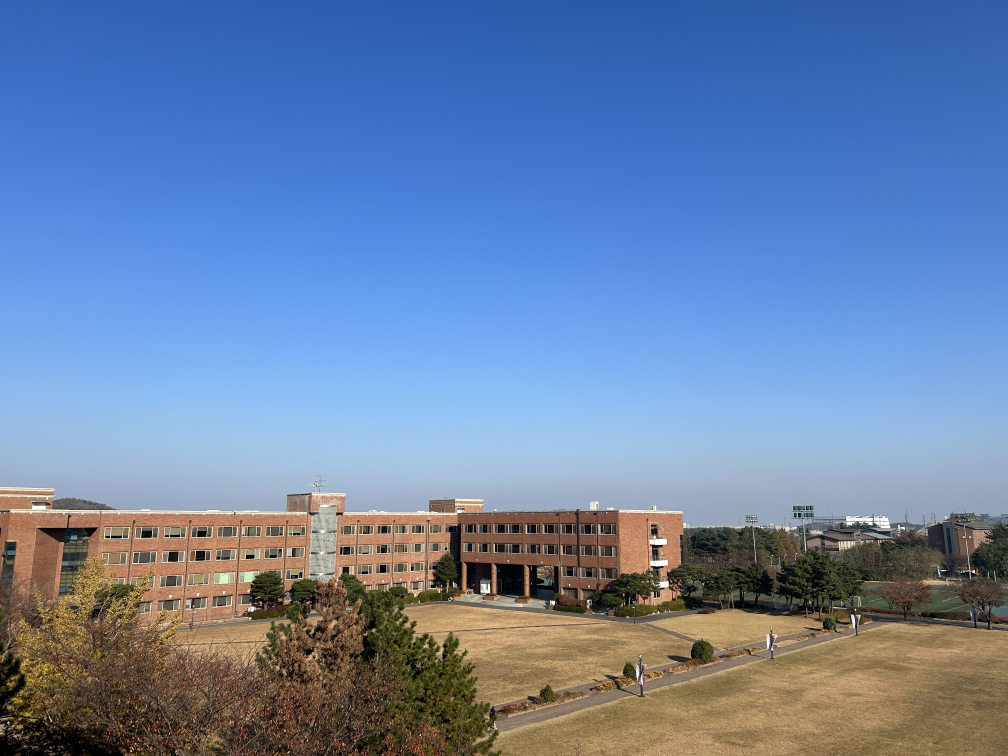
//> input picture files/pano1.JPG, 4032 x 3024 px (shown at 1/4 size)
$ ./Project4   (built with g++ and OpenCV 4)
//> lines starting //> are read from the running program, lines starting //| are printed output that depends on the picture
#include <opencv.hpp>
#include <iostream>
#include <vector>

using namespace cv;
using namespace std;

Mat panorama(Mat img1, Mat img2) {
    Mat gray1, gray2;
    cvtColor(img1, gray1, COLOR_BGR2GRAY);
    cvtColor(img2, gray2, COLOR_BGR2GRAY);

    // 이미지에서 키포인트와 디스크립터 추출
    Ptr<ORB> orbF = ORB::create(1000);
    vector<KeyPoint> keypoints1, keypoints2;
    Mat descriptors1, descriptors2;

    orbF->detectAndCompute(gray1, noArray(), keypoints1, descriptors1);
    orbF->detectAndCompute(gray2, noArray(), keypoints2, descriptors2);

    // 디스크립터 매칭
    BFMatcher matcher(NORM_HAMMING);
    vector<vector<DMatch>> matches;
    vector<Point2f> goodMatches1, goodMatches2;
    int k = 2;
    matcher.knnMatch(descriptors1, descriptors2, matches, k);

    // 좋은 매치 선별.
    // 윈도우의 경우 nndr = 0.7 권장
    // 맥의 경우 nndr = 0.8 권장
    float nndr = 0.7f;
    for (int j = 0; j < matches.size(); j++) {		// nndr 설정. 유효한 매치 찾기. 거리 비율이 nndr보다 작을 경우 유효. goodMatches에 저장.
        if (matches.at(j).size() == 2 && matches.at(j).at(0).distance <= nndr * matches.at(j).at(1).distance) {
            goodMatches1.push_back(keypoints1[matches[j][0].queryIdx].pt);
            goodMatches2.push_back(keypoints2[matches[j][0].trainIdx].pt);
        }
    }

    // 호모그래피 계산
    Mat H = findHomography(goodMatches2, goodMatches1, RANSAC);

    // img2를 img1의 좌표 공간으로 변환
    Mat result;
    warpPerspective(img2, result, H, Size(img1.cols*3, img1.rows*1.5));

    // 이미지 합치기
    Mat roi_img2(result, Rect(0, 0, img1.cols, img1.rows));
    img1.copyTo(roi_img2);

    return result;
}

int main() {
    Mat img1 = imread("pano1.jpg");
//> img1 is the input picture: 3024 rows x 4032 cols, CV_8UC3; mean B, G, R 167.8, 129.9, 105.1
    Mat img2 = imread("pano2.jpg");
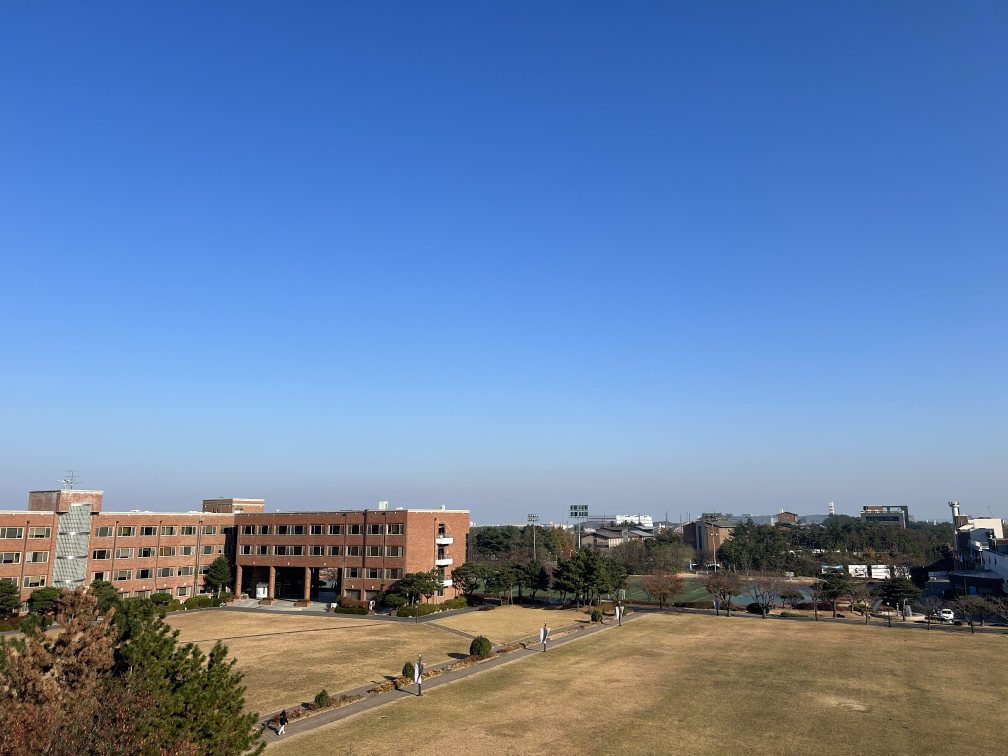
//> input picture files/pano2.JPG, 4032 x 3024 px (shown at 1/4 size)
//> img2 is the input picture: 3024 rows x 4032 cols, CV_8UC3; mean B, G, R 168, 129.3, 103.3
    Mat img3 = imread("pano3.jpg");
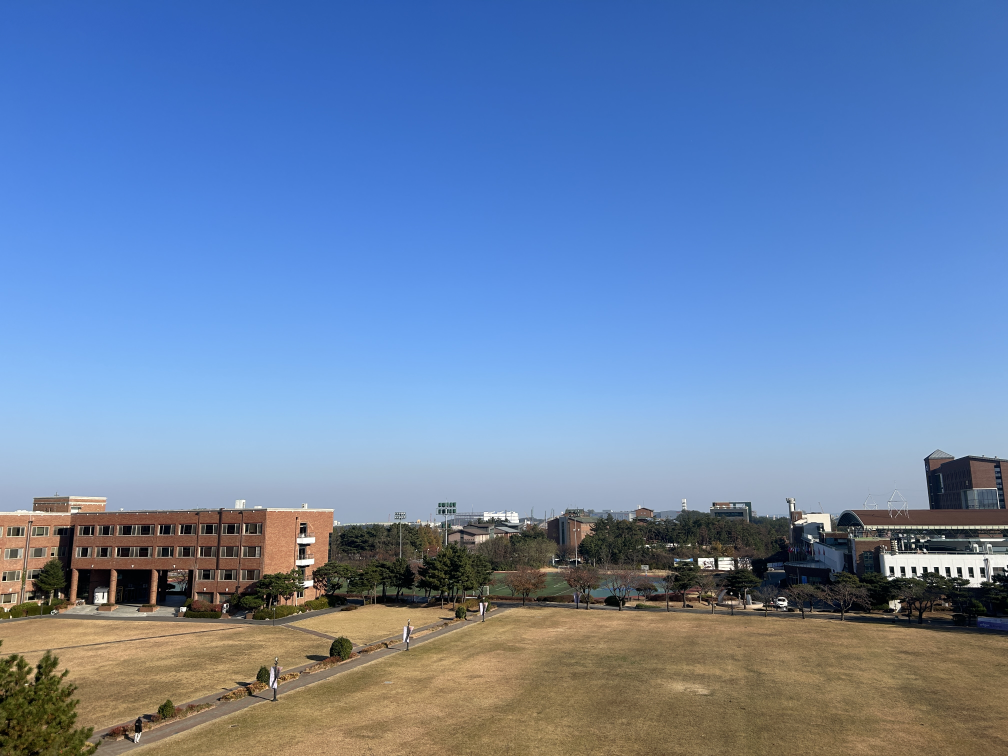
//> input picture files/pano3.JPG, 4032 x 3024 px (shown at 1/4 size)
//> img3 is the input picture: 3024 rows x 4032 cols, CV_8UC3; mean B, G, R 169.7, 131.6, 105.7
    Mat img4 = imread("pano4.jpg");
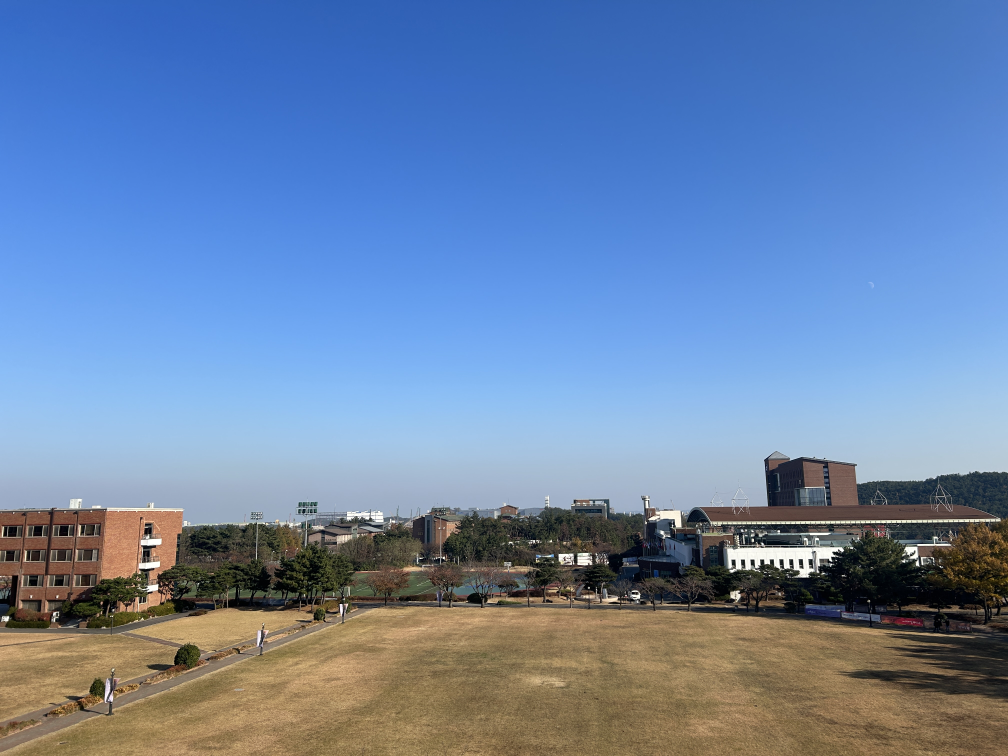
//> input picture files/pano4.JPG, 4032 x 3024 px (shown at 1/4 size)
//> img4 is the input picture: 3024 rows x 4032 cols, CV_8UC3; mean B, G, R 169.7, 131.8, 106.1

    if (img1.empty() || img2.empty() || img3.empty() || img4.empty()) {
        cout << "이미지를 불러올 수 없습니다." << endl;
        return -1;
    }

    // 윈도우의 경우. 이미지가 맥과 다르게 나옴.
    // 맥의 경우 4개의 resize 주석 처리 후, nndr = 0.8로 사용
    // 윈도우의 경우 밑의 코드 사용. 화질은 깨짐. nndr = 0.7 사용
    resize(img1, img1, Size(640, 480));
//> img1: 480 rows x 640 cols, CV_8UC3
    resize(img2, img2, Size(640, 480));
//> img2: 480 rows x 640 cols, CV_8UC3
    resize(img3, img3, Size(640, 480));
//> img3: 480 rows x 640 cols, CV_8UC3
    resize(img4, img4, Size(640, 480));
//> img4: 480 rows x 640 cols, CV_8UC3

    Mat result = panorama(img3, img4);
//> in panorama, `cvtColor(img2, gray2, COLOR_BGR2GRAY);`:
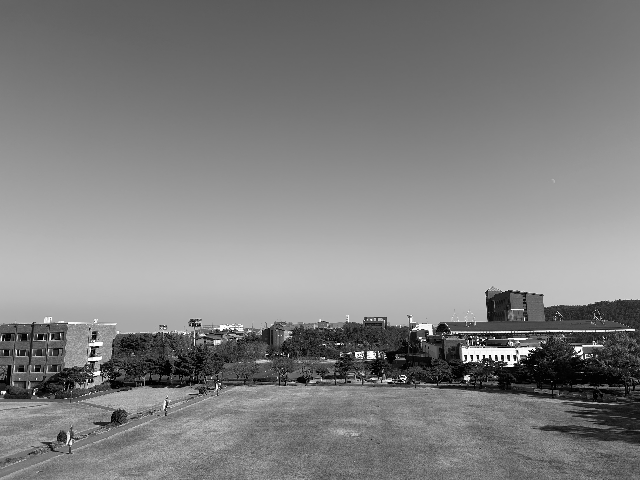
//> gray2: 480 rows x 640 cols, CV_8UC1; min 0, max 255, mean 128.4
//> in panorama, `orbF->detectAndCompute(gray1, noArray(), keypoints1, descriptors1);`: keypoints1 = 997 keypoints; strongest (x, y, size): (587, 362, 31), (497, 384, 31), (580, 362, 31), (566, 362, 31)
//> in panorama, `orbF->detectAndCompute(gray2, noArray(), keypoints2, descriptors2);`: keypoints2 = 1000 keypoints; strongest (x, y, size): (469, 359, 31), (468, 359, 37.2), (466, 359, 31), (487, 357, 31)
//> in panorama, `matcher.knnMatch(descriptors1, descriptors2, matches, k);`: matches = 997 matches
//> after the loop in panorama, `for (int j = 0; j < matches.size(); j++)`: goodMatches1 = 212 Points (x, y), first 12: [550, 334], [587, 292], [461, 354], [468, 354], [527, 336], [141, 387], [561, 352], [565, 385], [472, 384], [197, 356], [305, 383], [175, 436]; goodMatches2 = 212 Points (x, y), first 12: [451, 331], [485, 292], [371, 351], [378, 351], [431, 334], [34, 393], [462, 348], [464, 378], [381, 380], [98.4, 357.6], [216, 384], [71, 444]
//> in panorama, `Mat H = findHomography(goodMatches2, goodMatches1, RANSAC);`: H = [[0.806, 0.0346, 101.8], [-0.0963, 0.947, 20.49], [-0.000318, 4.26e-05, 1]]
    result = panorama(img2, result);
//> in panorama (call 2), `cvtColor(img2, gray2, COLOR_BGR2GRAY);`:
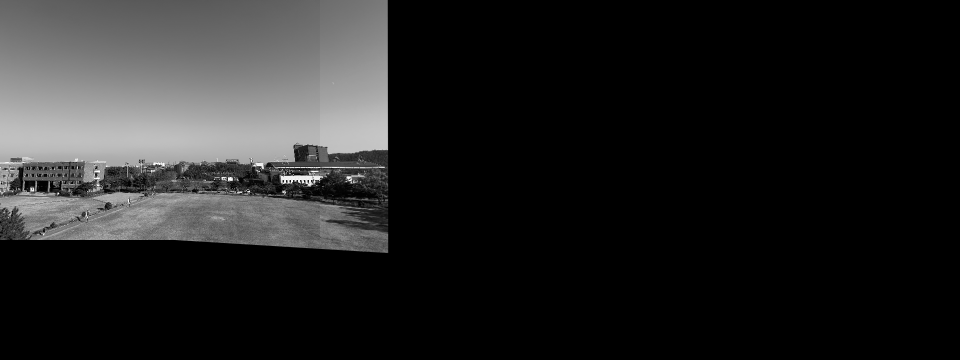
//> gray2: 720 rows x 1920 cols, CV_8UC1 (shown at 1/2 size); min 0, max 255, mean 34.7
//> in panorama (call 2), `orbF->detectAndCompute(gray1, noArray(), keypoints1, descriptors1);`: keypoints1 = 992 keypoints; strongest (x, y, size): (603, 390, 31), (540, 361, 31), (547, 359, 31), (167, 375, 31)
//> in panorama (call 2), `orbF->detectAndCompute(gray2, noArray(), keypoints2, descriptors2);`: keypoints2 = 1000 keypoints; strongest (x, y, size): (587, 362, 31), (497, 384, 31), (580, 362, 31), (566, 362, 31)
//> in panorama (call 2), `matcher.knnMatch(descriptors1, descriptors2, matches, k);`: matches = 992 matches
//> after the loop in panorama (call 2), `for (int j = 0; j < matches.size(); j++)`: goodMatches1 = 148 Points (x, y), first 12: [143, 375], [543, 362], [164, 373], [143, 373], [283, 372], [570, 364], [604, 388], [395, 386], [541, 365], [519, 349], [554, 361], [156, 377]; goodMatches2 = 148 Points (x, y), first 12: [37.2, 376.8], [447, 357], [61.2, 376.8], [37.2, 376.8], [195, 373], [469, 358], [499, 381], [309, 383], [445, 360], [426, 345], [456, 356], [52, 381]
//> in panorama (call 2), `Mat H = findHomography(goodMatches2, goodMatches1, RANSAC);`: H = [[0.801, 0.0198, 104.1], [-0.0876, 0.92, 26.15], [-0.000287, 2.36e-06, 1]]
    result = panorama(img1, result);
//> in panorama (call 3), `cvtColor(img2, gray2, COLOR_BGR2GRAY);`:
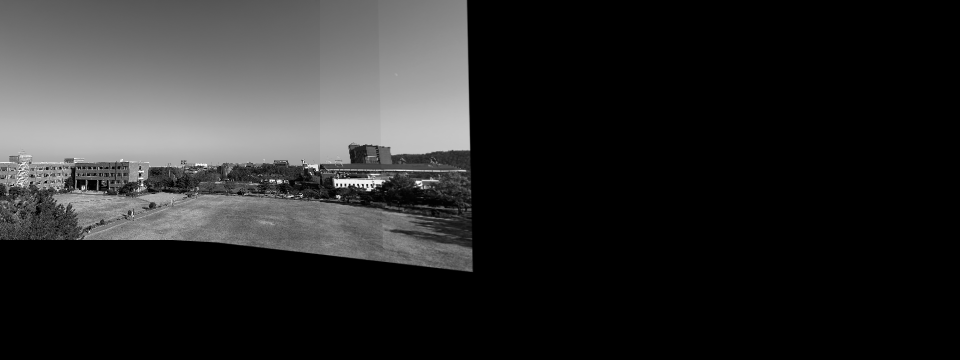
//> gray2: 720 rows x 1920 cols, CV_8UC1 (shown at 1/2 size); min 0, max 255, mean 42.1
//> in panorama (call 3), `orbF->detectAndCompute(gray1, noArray(), keypoints1, descriptors1);`: keypoints1 = 1000 keypoints; strongest (x, y, size): (176, 350, 31), (188, 367, 31), (351, 383, 31), (241, 348, 31)
//> in panorama (call 3), `orbF->detectAndCompute(gray2, noArray(), keypoints2, descriptors2);`: keypoints2 = 1000 keypoints; strongest (x, y, size): (603, 390, 31), (540, 361, 31), (547, 359, 31), (167, 375, 31)
//> in panorama (call 3), `matcher.knnMatch(descriptors1, descriptors2, matches, k);`: matches = 1000 matches
//> after the loop in panorama (call 3), `for (int j = 0; j < matches.size(); j++)`: goodMatches1 = 112 Points (x, y), first 12: [421, 373], [263, 378], [422, 343], [598, 362], [539, 332], [420, 360], [540, 344], [422, 356], [300, 334], [504, 326], [299, 374], [288, 371]; goodMatches2 = 112 Points (x, y), first 12: [283, 372], [115.2, 381.6], [286, 343], [440, 358], [392, 331], [284, 359], [392, 343], [285, 356], [159, 336], [362, 326], [156, 377], [145.2, 373.2]
//> in panorama (call 3), `Mat H = findHomography(goodMatches2, goodMatches1, RANSAC);`: H = [[0.789, 0.156, 127.3], [-0.15, 1.09, -1.29], [-0.000483, 0.00029, 1]]
//> in panorama (call 3), `img1.copyTo(roi_img2);`:
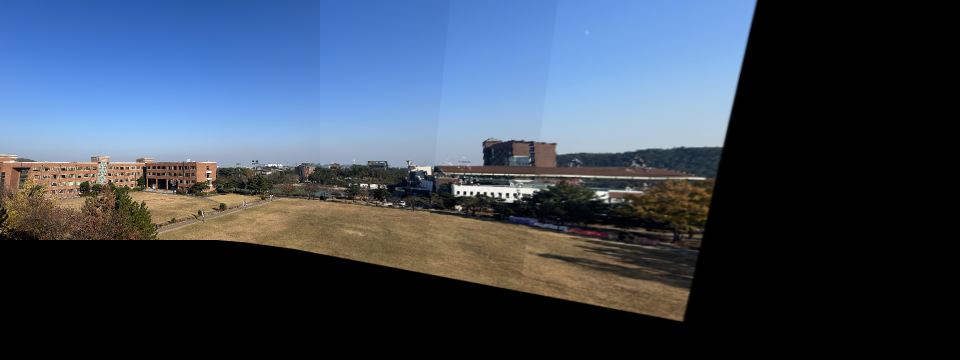
//> result: 720 rows x 1920 cols, CV_8UC3 (shown at 1/2 size); mean B, G, R 88.4, 71.8, 59.9
    imshow("Result", result);
    waitKey(0);

    return 0;
}
